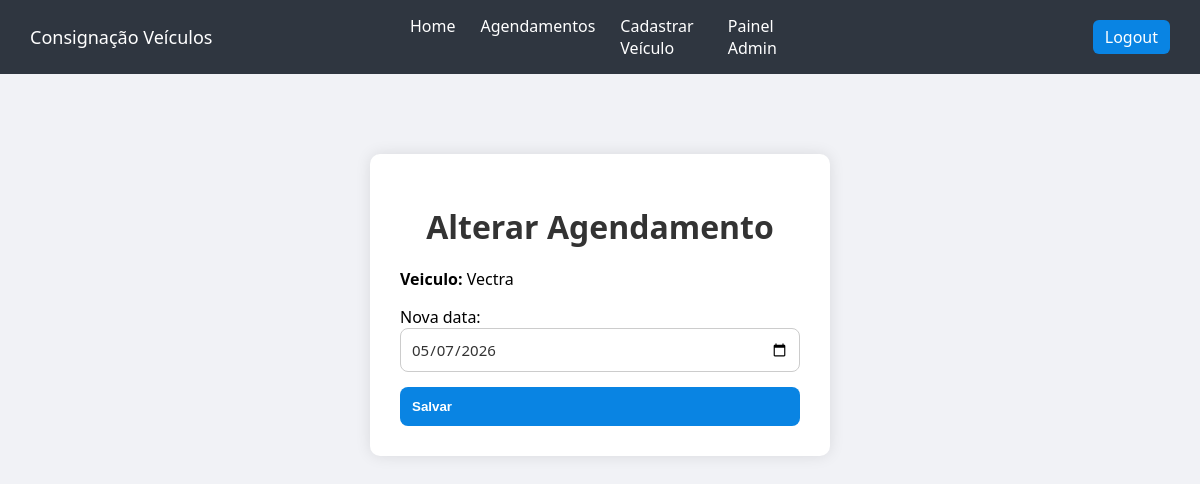
Before: /agendamentos/editar/1 (signed in) with the older database file.
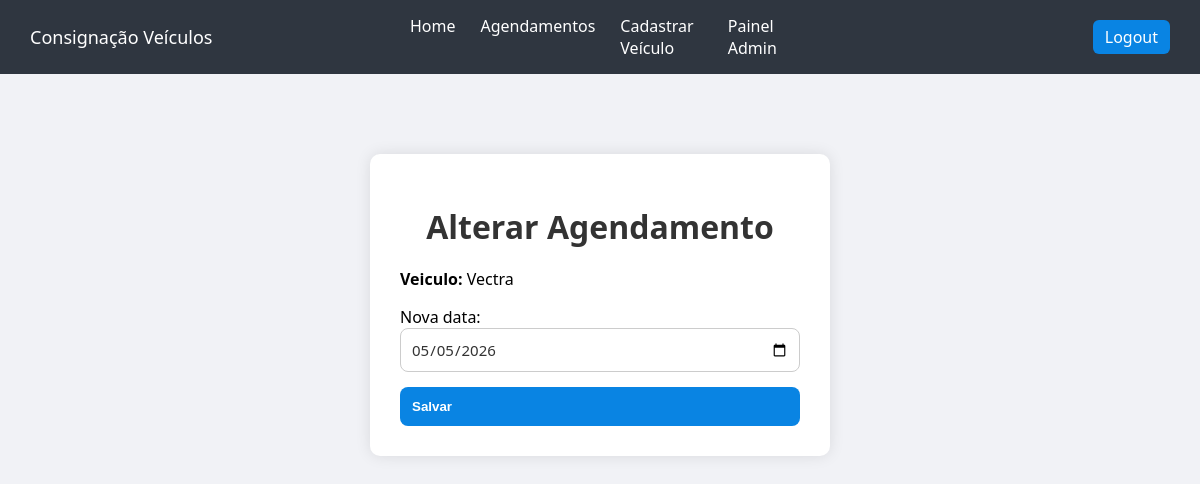
After: the same page with the newer database file.
### models.py (models this page shows)
class Agendamento(db.Model):
    id = db.Column(db.Integer, primary_key=True)
    data = db.Column(db.String(50))
    usuario_id = db.Column(db.Integer, db.ForeignKey('usuario.id'))
    veiculo_id = db.Column(db.Integer, db.ForeignKey('veiculo.id'))
    usuario = db.relationship('Usuario')
    veiculo = db.relationship('Veiculo')

### app.py (the view)
@app.route('/agendamentos/editar/<int:id>', methods=['GET', 'POST'])
def editar_agendamento(id):
    if not session.get('usuario_id'):
        return redirect('/login')
    agendamento = db.session.get(Agendamento, id)
    if agendamento.usuario_id != session['usuario_id']:
        flash('Acesso negado!', 'erro')
        return redirect('/agendamentos')
    if request.method == 'POST':
        agendamento.data = request.form['data']
        db.session.commit()
        flash('Agendamento atualizado com sucesso!', 'sucesso')
        return redirect('/agendamentos')
    return render_template('editar_agendamentos.html', agendamento=agendamento)

### templates/editar_agendamentos.html (shortened to what this page needs)
{% extends 'base.html' %}
{% block content %}
    <!DOCTYPE html>
    <html lang="en">
    <head>
    </head>
    <body>
        <div class="form-container">
            <h1>Alterar Agendamento</h1>
            <p><strong>Veiculo:</strong> {{ agendamento.veiculo.nome }}</p>
            <form method="POST">
                <div class="form-group">
                    <label>Nova data:</label>
                    <input type="date" name="data" value="{{ agendamento.data }}" required>
                </div>
                <button class="btn">Salvar</button>
            </form>
        </div>
    </body>
    </html>
{% endblock %}

Changed rows visible on the page:
changed Agendamento: data "05/07/2026" → "05/05/2026"
